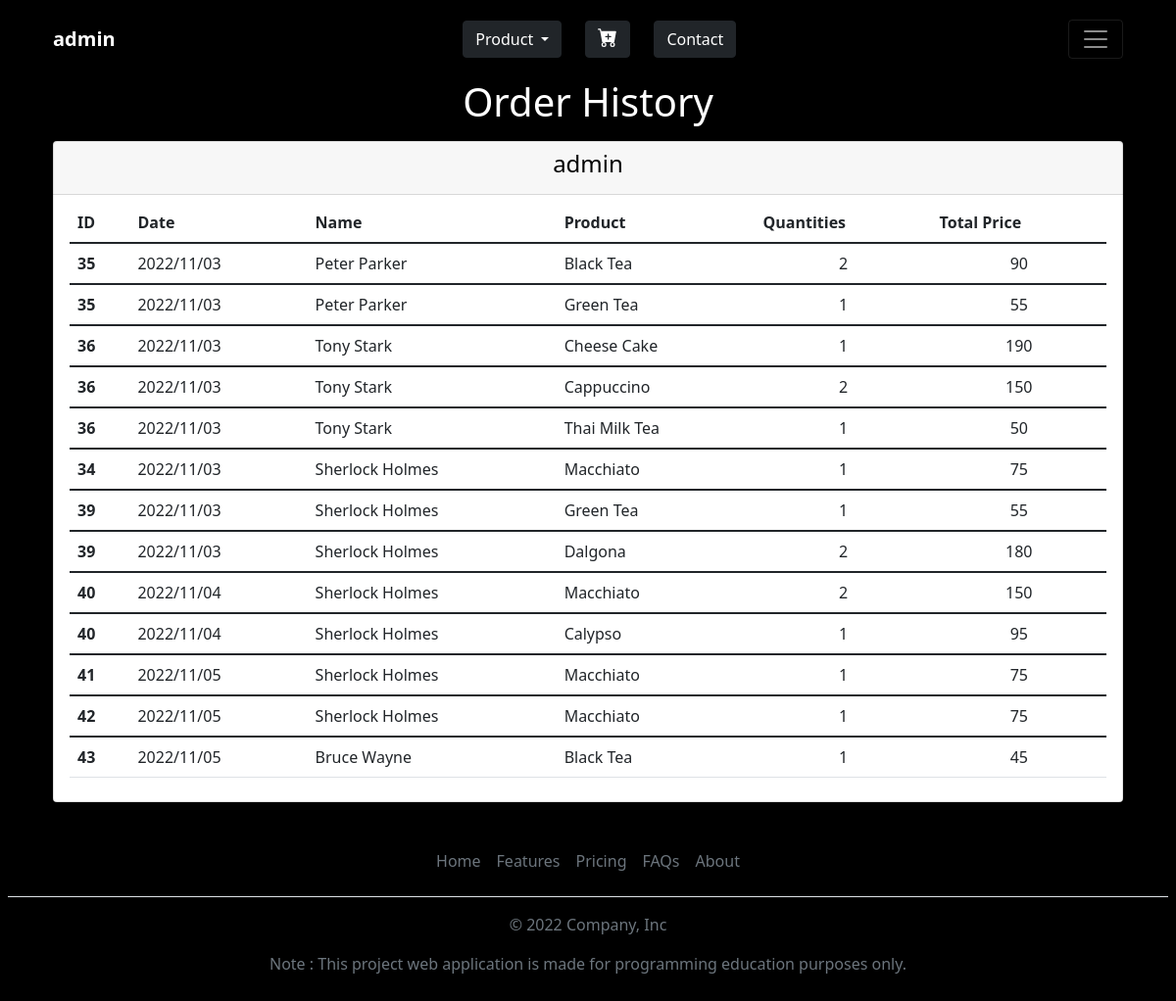
/history_shopping/ (signed in), run on the app's committed database.
### app_general/models.py (models this page shows)
class Customer(models.Model):
    customer_id = models.AutoField(primary_key = True)
    user = models.ForeignKey(User, on_delete = models.CASCADE, null = True)
    first_name = models.CharField(max_length = 225)
    last_name = models.CharField(max_length = 225)
    country = models.CharField(max_length = 225)
    city = models.CharField(max_length = 225)
    address = models.CharField(max_length = 225)
    phone = models.CharField(max_length = 225)
    def __str__(self) -> str:
    	return f'{self.first_name} {self.last_name}'

### app_product/models.py (models this page shows, shortened)
class Product(models.Model):
	class Meta:
		verbose_name_plural = 'All Product'
	product_id = models.AutoField(primary_key = True)
	product_code = models.CharField(unique = True, max_length = 50)
	type = models.ForeignKey('app_product.Product_Type', on_delete = models.CASCADE, null = True)
	title = models.CharField(max_length = 225)
	description = models.TextField(blank = True, null = True)
	slug = models.SlugField(unique = True, max_length = 100)
	price = models.IntegerField(blank = True, null = True)
	special_price = models.IntegerField(blank = True, null = True)
	quantity = models.IntegerField(blank = True, null = True)
	is_premium = models.BooleanField(default = False)
	promotion_end = models.DateTimeField(blank = True, null = True)
	photo = models.ImageField(default = 'default.png', upload_to="image_product", blank=True, null=True)
	created = models.DateTimeField(auto_now_add = True)
	updated = models.DateTimeField(auto_now = True, blank = True, null = True)

### app_general/views.py (the view)
# urls.py: path('history_shopping/', views.history_shopping, name='history_shop-page')
@login_required
def history_shopping(request):
	account = request.user.username
	username = User.objects.get(username=account)
	customers = Customer.objects.filter(user=username)
	history_shop = []
	for customer in customers:
		deliveries = Delivery.objects.filter(customer_id = customer)
		for delivery in deliveries:
			orders = Order.objects.filter(delivery = delivery.delivery_id)
			for order in orders:
				products = Product.objects.filter(product_id = order.product_id)
				for product in products:
					history_shop.append({
						'delivery' : delivery.delivery_id,
						'date' : delivery.delivery_date.strftime('%Y/%m/%d'),
						'customer' : customer,
						'product' : product.title,
						'quantities' : order.quantity,
						'total_price' : order.total_price
					})
	status = len(history_shop)
	context = {
		'history_shop' : history_shop,
		'status' : status
	}
	return render(request, 'app_general/history_shopping.html',context)

### app_general/templates/app_general/history_shopping.html (shortened to what this page needs)
{% extends 'app_general/base.html' %}
{% block content %}
<div class="text-white" align="center">
    <h1>Order History</h1>
</div>
<form action="{% url 'app_general:cart_list-page' %}" method="POST">
    <div class="container mt-3">
        {% if status == 0 %}
        <div>
            <h3 class="text-center text-muted">No Purchase History Showing</h3>
        </div>
        {% else %}
        <div class="card">
            <div class="card-header text-black fw-bold row">
                <h4 class="text-center">
                    {{ user.username }}
                </h4>
            </div>
            <ul class="list-group list-group-flush">
                <li class="list-group-item">
                    <table class="table">
                        <thead>
                            <tr>
                                <th scope="col">ID</th>
                                <th scope="col">Date</th>
                                <th scope="col">Name</th>
                                <th scope="col">Product</th>
                                <th scope="col">Quantities</th>
                                <th scope="col">Total Price</th>
                            </tr>
                        </thead>
                        {% for data in history_shop %}
                        <tbody>
                            <tr>
                                <th scope="row">{{ data.delivery }}</th>
                                <td>{{ data.date }}</td>
                                <td>{{ data.customer }}</td>
                                <td>{{ data.product }}</td>
                                <td class="text-center">{{ data.quantities }}</td>
                                <td class="text-center">{{ data.total_price }}</td>
                            </tr>
                        </tbody>
                        {% endfor %}
                    </table>
                </li>
            </ul>
        </div>
        {% endif %}
    </div>
</form>
{% endblock %}

### app_general/templates/app_general/component/site_header.html (shortened to what this page needs)
<header class="mb-auto sticky-top">
    <div class="navbar navbar-dark shadow-sm p-md-2 mb-2 bg-black">
        <div class="container text-white flex-md-row bg-black">
            <div class="flex-md-col-3 bg-black">
                <a href="{% url 'app_general:about_user-page' %}" class="navbar-brand d-flex align-items-center">
                    <strong>{{ user.username }}</strong>
                </a>
            </div>
            <div class="row bg-black">
                <div class="dropdown col">
                    <button class="btn btn-dark dropdown-toggle" type="button" id="dropdownProduct"
                        data-bs-toggle="dropdown" aria-expanded="false">
                        Product
                    </button>
                </div>
                <div class="col">
                    <a class="btn btn-dark position-relative" href="{% url 'app_general:cart_list-page' %}">
                    </a>
                </div>
                <div class="col">
                    <a class="btn btn-dark col" href="{% url 'app_general:contact-page' %}">
                        Contact
                    </a>
                </div>
            </div>
            <div class="flex-md-col-3 bg-black">
                <a class="nav-link fw-bold py-1 px-0 text-primary" type="button" align="left">
                    <div data-bs-toggle="offcanvas" data-bs-target="#demo">
                        <button class="navbar-toggler" type="button" data-bs-toggle="collapse"
                            data-bs-target="#navbarHeader" aria-controls="navbarHeader" aria-expanded="false"
                            aria-label="Toggle navigation">
                            <span class="navbar-toggler-icon"></span>
                        </button>
                    </div>
                </a>
            </div>
        </div>
    </div>
</header>

### app_general/templates/app_general/base.html (style rules this page uses)
.bi { vertical-align: -.125em; fill: currentColor; }

### data on the page
Customer: delivery "35", date "2022/11/03", customer "Peter Parker", product "Black Tea", quantities "2", total_price "90", product "Green Tea", quantities "1", total_price "55"
Customer: delivery "36", date "2022/11/03", customer "Tony Stark", product "Cheese Cake", quantities "1", total_price "190", product "Cappuccino", quantities "2", total_price "150", product "Thai Milk Tea", total_price "50"
Customer: delivery "34", date "2022/11/03", customer "Sherlock Holmes", product "Macchiato", quantities "1", total_price "75", delivery "39", product "Green Tea", total_price "55", product "Dalgona", quantities "2", total_price "180", delivery "40", date "2022/11/04", total_price "150", product "Calypso", total_price "95", delivery "41", date "2022/11/05", delivery "42"
Customer: delivery "43", date "2022/11/05", customer "Bruce Wayne", product "Black Tea", quantities "1", total_price "45"

### other printed values
{{ user.username }} "admin"
